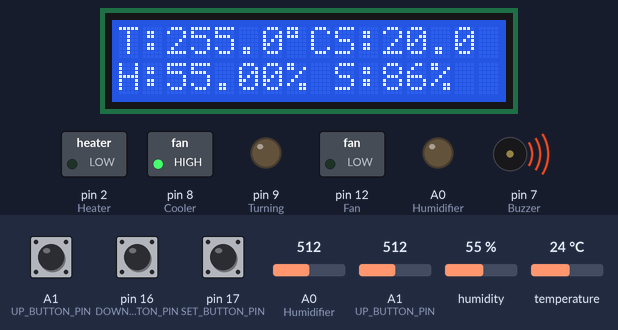
Recording of a sketch running on a simulated Arduino Uno, built with avr-gcc and run on an emulated ATmega328P. Shown: 16×2 character LCD, switched loads named in the sketch (green lamp = pin HIGH), output pins drawn as LEDs (lit = HIGH), buzzer (waves = sounding, pin HIGH). The inputs (shaded band) are chosen by the test bench; at power-on: A1 (UP_BUTTON_PIN) = 512, pin 17 (SET_BUTTON_PIN) HIGH, A0 (Humidifier) = 512, A1 (UP_BUTTON_PIN) HIGH, pin 16 (DOWN_BUTTON_PIN) HIGH, humidity 55 %, temperature 24 °C.

Above: at 3.3 s.
3.4 s: A1 (UP_BUTTON_PIN) set to 48
At 4.7 s:
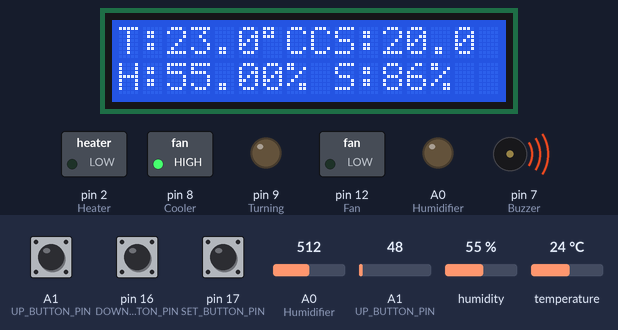
5.5 s: A1 (UP_BUTTON_PIN) set to 43
At 7.1 s:
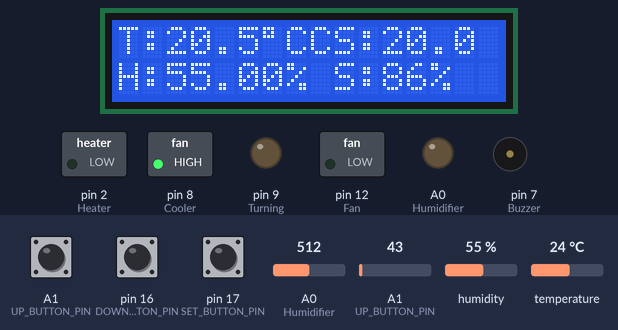
7.4 s: pin 17 (SET_BUTTON_PIN) pulled LOW for 1 s
At 9.0 s:
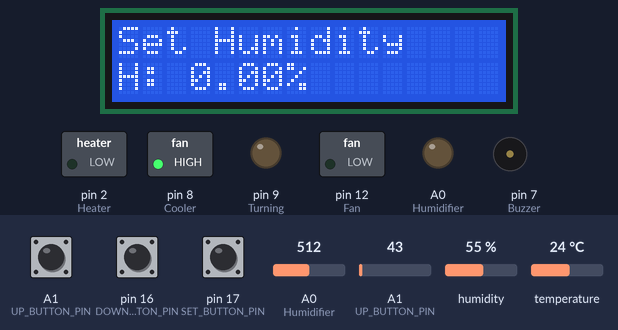
9.9 s: pin 17 (SET_BUTTON_PIN) pulled LOW for 0.15 s
At 10.9 s:
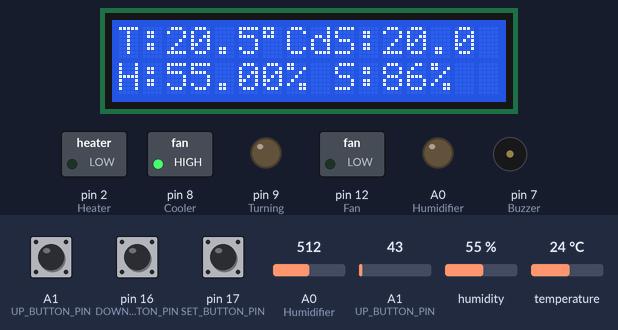
11.7 s: A1 (UP_BUTTON_PIN) set to 20
At 13.3 s:
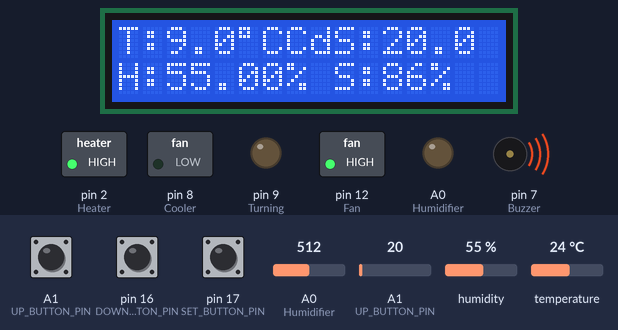
13.6 s: pin 17 (SET_BUTTON_PIN) pulled LOW for 0.15 s
At 14.8 s:
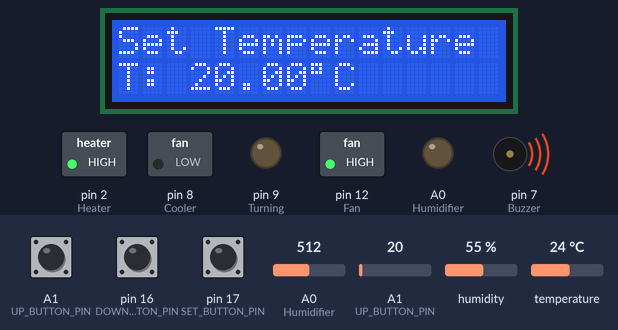
Timing chart, 0 to 16.6 s (numbered marks = the images above; inputs shaded):
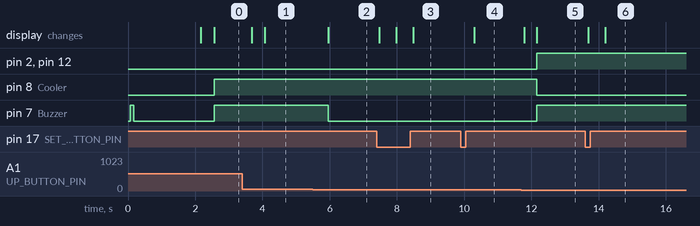

The sketch:

Egg_Incubator_Tem_Hum_Control.ino
```cpp
#include <LiquidCrystal.h>  // Include the LiquidCrystal library
#include <TimerOne.h>       // Include the TimerOne library
#include <DHT.h>            // Include the DHT library

// Create a LiquidCrystal object with pin numbers for RS, EN, D4, D5, D6, D7
LiquidCrystal lcd(11, 10, 6, 5, 4, 3);

// Define pin numbers for buttons
#define UP_BUTTON_PIN 15
#define DOWN_BUTTON_PIN 16
#define SET_BUTTON_PIN 17

// Define pin numbers for components
#define Heater 2
#define Cooler 8
#define Fan 12
#define Buzzer 7
#define Turning 9
#define Humidifier 14

// Define macros for component control
#define Heater_ON digitalWrite(Heater, HIGH);          // Turn on Heater
#define Heater_OFF digitalWrite(Heater, LOW);          // Turn off Heater
#define Cooler_ON digitalWrite(Cooler, HIGH);          // Turn on Cooler
#define Cooler_OFF digitalWrite(Cooler, LOW);          // Turn off Cooler
#define Fan_ON digitalWrite(Fan, HIGH);                // Turn on Fan
#define Fan_OFF digitalWrite(Fan, LOW);                // Turn off Fan
#define Turning_ON digitalWrite(Turning, HIGH);        // Turn on Turning
#define Turning_OFF digitalWrite(Turning, LOW);        // Turn off Turning
#define Buzzer_ON digitalWrite(Buzzer, HIGH);          // Turn on Buzzer
#define Buzzer_OFF digitalWrite(Buzzer, LOW);          // Turn off Buzzer
#define Humidifier_ON digitalWrite(Humidifier, HIGH);  // Turn on Humidifier
#define Humidifier_OFF digitalWrite(Humidifier, LOW);  // Turn off Humidifier

#define DHTPIN 13          // Define pin number for DHT sensor
#define DHTTYPE DHT11      // Define DHT sensor type
DHT dht(DHTPIN, DHTTYPE);  // Create a DHT object

float Temperature = 0;           // Variable to store temperature
float Humidity = 0;              // Variable to store humidity
float Setpoint = 0;              // Variable for temperature setpoint
float HumiditySetpoint = 0;      // Variable for humidity setpoint
unsigned int timer_counter = 0;  // Timer counter
unsigned int counter1 = 0;       // Counter

void setup() {
  pinMode(Heater, OUTPUT);      // Set Heater pin as output
  pinMode(Cooler, OUTPUT);      // Set Cooler pin as output
  pinMode(Fan, OUTPUT);         // Set Fan pin as output
  pinMode(Buzzer, OUTPUT);      // Set Buzzer pin as output
  pinMode(Turning, OUTPUT);     // Set Turning pin as output
  pinMode(Humidifier, OUTPUT);  // Set Humidifier pin as output

  pinMode(UP_BUTTON_PIN, INPUT_PULLUP);    // Set UP_BUTTON_PIN as input with pull-up resistor
  pinMode(DOWN_BUTTON_PIN, INPUT_PULLUP);  // Set DOWN_BUTTON_PIN as input with pull-up resistor
  pinMode(SET_BUTTON_PIN, INPUT_PULLUP);   // Set SET_BUTTON_PIN as input with pull-up resistor

  lcd.begin(16, 2);                  // Initialize LCD with 16 columns and 2 rows
  lcd.setCursor(0, 0);               // Set cursor position to the first column of the first row
  lcd.print("Egg Incubator");        // Display message on LCD
  Buzzer_ON;                         // Turn on Buzzer
  delay(100);                        // Delay
  Buzzer_OFF;                        // Turn off Buzzer
  dht.begin();                       // Initialize DHT sensor
  delay(2000);                       // Delay
  lcd.clear();                       // Clear LCD
  Timer1.initialize(100000);         // Initialize Timer1 with 100000 microseconds
  Timer1.attachInterrupt(timerIsr);  // Attach interrupt to Timer1
  lcd.clear();                       // Clear LCD
}

void loop() {
  Read_temp();                               // Read temperature
  Read_setpoint();                           // Read temperature setpoint
  PrintTemp();                               // Print temperature and setpoint
  Read_DHT11();                              // Read humidity from DHT sensor
  Temperature_control();                     // Control temperature
  Humidity_control();                        // Control humidity
  if (digitalRead(SET_BUTTON_PIN) == LOW) {  // If SET button is pressed
    SetTemperature();                        // Set temperature setpoint
    SetHumidity();                           // Set humidity setpoint
  }
}

void timerIsr() {
  timer_counter++;                                       // Increment timer counter
  if (timer_counter > 16200 && timer_counter < 16500) {  // Check timer counter range
    Turning_ON;                                          // Turn on Turning
  } else {
    Turning_OFF;  // Turn off Turning
  }

  if (timer_counter > 16500) {  // Check timer counter value
    timer_counter = 0;          // Reset timer counter
  }
}

void Temperature_control() {
  // Temperature control logic
  // Adjust Heater, Cooler, Fan, and Buzzer based on temperature

  if (Temperature >= Setpoint + 0.5) {
    Heater_OFF;
    counter1++;
    if (counter1 > 20) {
      counter1 = 0;
      if (Fan == HIGH) {
        Fan_OFF;
      } else if (Fan == LOW) {
        Fan_ON;
      }
    }

    if (Temperature >= Setpoint + 1.5) {
      Cooler_ON;
    } else if (Temperature <= Setpoint + 0.5) {
      Cooler_OFF;
    }

    if (Temperature >= Setpoint + 2.0) {
      Buzzer_ON;
    } else {
      Buzzer_OFF;
    }
  } else if (Temperature <= Setpoint - 0.5) {
    Heater_ON;
    Fan_ON;
    Cooler_OFF;
    if (Temperature <= Setpoint - 1.0) {
      Buzzer_ON;
    } else {
      Buzzer_OFF;
    }
  }
}


void Humidity_control() {
  // Humidity control logic
  // Adjust Humidifier based on humidity
  if (Humidity < 50) {
    Humidifier_ON;
  } else if (Humidity >= 60) {
    Humidifier_OFF;
  }
}

void SetTemperature() {
  lcd.clear();                   // Clear LCD
  lcd.setCursor(0, 0);           // Set cursor to first column of first row
  lcd.print("Set Temperature");  // Display message
  delay(500);                    // Delay

  while (true) {
    lcd.setCursor(0, 1);   // Set cursor to first column of second row
    lcd.print("T: ");      // Display message
    lcd.print(Setpoint);   // Display temperature setpoint
    lcd.print((char)223);  // Display degree symbol
    lcd.print("C  ");      // Display Celsius

    int upButtonState = digitalRead(UP_BUTTON_PIN);      // Read state of UP button
    int downButtonState = digitalRead(DOWN_BUTTON_PIN);  // Read state of DOWN button

    if (upButtonState == LOW) {  // If UP button is pressed
      Setpoint++;                // Increase temperature setpoint
      delay(200);                // Delay
    }

    if (downButtonState == LOW) {  // If DOWN button is pressed
      Setpoint--;                  // Decrease temperature setpoint
      delay(200);                  // Delay
    }

    if (digitalRead(SET_BUTTON_PIN) == LOW) {  // If SET button is pressed
      break;                                   // Exit the loop
    }
  }
}

void SetHumidity() {
  lcd.clear();                // Clear LCD
  lcd.setCursor(0, 0);        // Set cursor to first column of first row
  lcd.print("Set Humidity");  // Display message
  delay(500);                 // Delay

  while (true) {
    lcd.setCursor(0, 1);          // Set cursor to first column of second row
    lcd.print("H: ");             // Display message
    lcd.print(HumiditySetpoint);  // Display humidity setpoint
    lcd.print("%  ");             // Display percentage

    int upButtonState = digitalRead(UP_BUTTON_PIN);      // Read state of UP button
    int downButtonState = digitalRead(DOWN_BUTTON_PIN);  // Read state of DOWN button

    if (upButtonState == LOW) {  // If UP button is pressed
      HumiditySetpoint++;        // Increase humidity setpoint
      delay(200);                // Delay
    }

    if (downButtonState == LOW) {  // If DOWN button is pressed
      HumiditySetpoint--;          // Decrease humidity setpoint
      delay(200);                  // Delay
    }

    if (digitalRead(SET_BUTTON_PIN) == LOW) {  // If SET button is pressed
      break;                                   // Exit the loop
    }
  }
}

void Read_temp() {
  // Read temperature from analog pin or sensor
  Temperature = 0;
  for (int i = 0; i < 30; i++) {
    Temperature += analogRead(A1) * 0.5;
    delay(10);
  }
  Temperature /= 30;
}

void Read_setpoint() {
  // Read temperature setpoint from analog pin or sensor
  Setpoint = 0;
  for (int i = 0; i < 30; i++) {
    Setpoint += analogRead(A0) / 25.6;
    delay(2);
  }
  Setpoint /= 30;
}

void PrintTemp() {
  // Print temperature and setpoint on LCD
  lcd.setCursor(9, 0);
  lcd.write("S:");
  lcd.print(Setpoint, 1);

  lcd.setCursor(0, 0);
  lcd.write("T:");
  lcd.print(Temperature - 1, 1);
  lcd.write((char)223);
  lcd.write("C");
}

void Read_DHT11() {
  // Read humidity from DHT sensor
  Humidity = dht.readHumidity();

  lcd.setCursor(0, 1);
  lcd.write("H:");
  lcd.print(Humidity);
  lcd.write("%");

  lcd.setCursor(9, 1);
  lcd.write("S:");
  lcd.print("86%");
}
```

Measured:
- the behaviour switches between 44 and 43 on A1 (UP_BUTTON_PIN) (found by bisection; images 1 and 2)
- after the input at 3.4 s, the display: first changes after 0.29 s (image 1 shows a later state)
- after the input at 5.5 s, pin 7 (Buzzer): HIGH → LOW after 0.45 s; the display: changes after 0.45 s (image 2)
- after the input at 7.4 s, the display: first changes after 0.07 s (image 3 shows a later state)
- after the input at 9.9 s, the display: changes after 0.40 s (image 4)
- after the input at 11.7 s, pin 2 (Heater), pin 12 (Fan), pin 7 (Buzzer): LOW → HIGH after 0.47 s; pin 8 (Cooler): HIGH → LOW after 0.47 s; the display: first changes after 0.09 s (image 5 shows a later state)
- after the input at 13.6 s, the display: first changes after 0.09 s (image 6 shows a later state)
